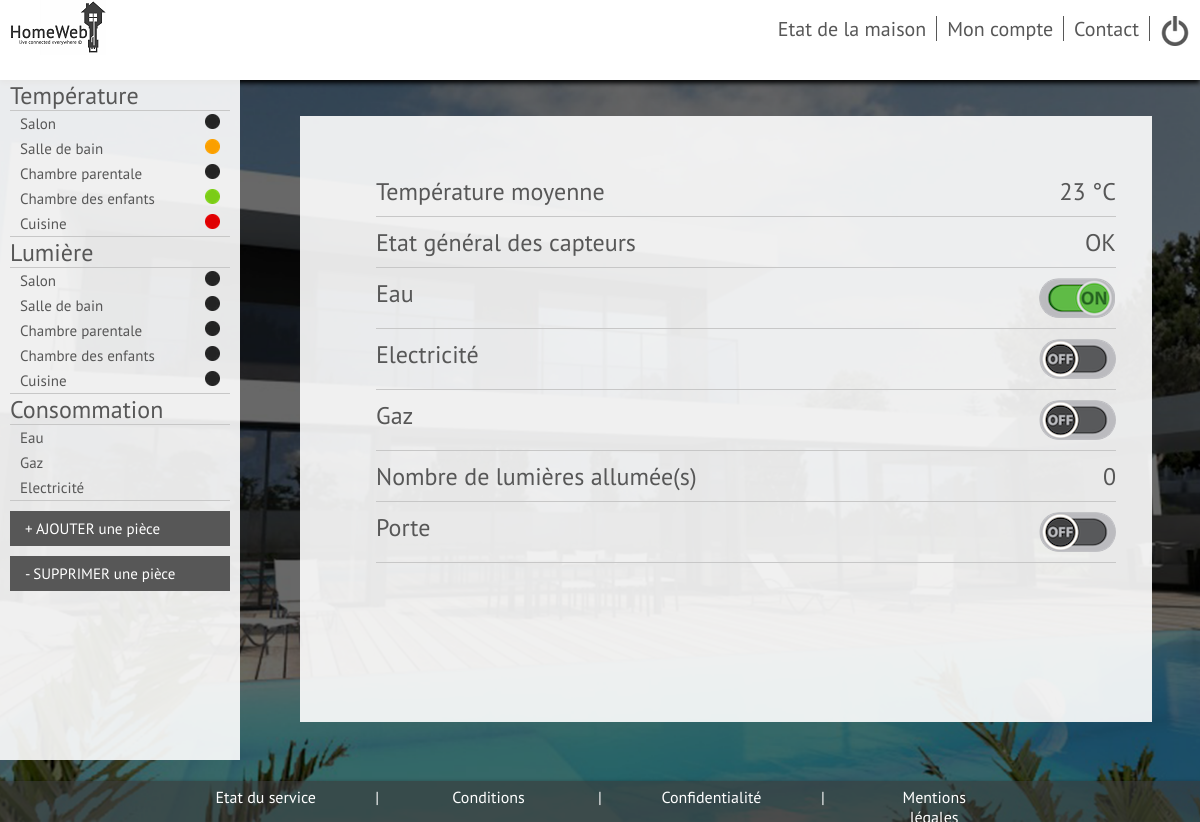
Screenshot of /Vues/etat.php with the database file from the repository.
### tables this page shows
CREATE TABLE IF NOT EXISTS `pieces` (
  `id` int(11) NOT NULL,
  `id_Utilisateur` int(11) NOT NULL,
  `Nom` varchar(255) NOT NULL,
  `presence_temp` int(11) NOT NULL,
  `presence_lum` int(11) NOT NULL,
  `temperature` int(11) NOT NULL,
  `lumiere` int(11) NOT NULL,
  `etat_temp` int(11) NOT NULL
);

### Controleur/fonctions.php (the view, shortened to what this page needs)
<?php
function cascade_temp($id,$db)
{
    $reponse = $db->prepare('SELECT Nom, etat_temp FROM Pieces WHERE id_Utilisateur = ? AND presence_temp = 1');
    $reponse->execute(array($id));
    echo "<ul>";
    while ($donnees = $reponse->fetch())
    {
        $nom_piece = $donnees['Nom'];
        $etat = $donnees['etat_temp'];
        if ($etat == 0)
        {
        echo ("<li><a href=\"temperature.php\">" . $nom_piece . "</a> <span><img src=\"../image/Pastille_noire.png\"></span></li>");
        }
        if ($etat == 1)
        {
        echo ("<li><a href=\"temperature.php\">" . $nom_piece . "</a> <span><img src=\"../image/Pastille_verte.png\"></span></li>");
        }
        if ($etat == 2)
        {
        echo ("<li><a href=\"temperature.php\">" . $nom_piece . "</a> <span><img src=\"../image/Pastille_orange.png\"></span></li>");
        }
        if ($etat == 3)
        {
        echo ("<li><a href=\"temperature.php\">" . $nom_piece . "</a> <span><img src=\"../image/Pastille_rouge.png\"></span></li>");
        }
    }
    echo "</ul>";
}
function cascade_lum($id,$db)
{
    $reponse = $db->prepare('SELECT Nom, lumiere FROM Pieces WHERE id_Utilisateur = ? AND presence_lum = 1');
    $reponse->execute(array($id));
    echo "<ul>";
    while ($donnees = $reponse->fetch())
    {
        $nom_piece = $donnees['Nom'];
        $etat = $donnees['lumiere'];
        if ($etat == 0)
        {
        echo ("<li><a href=\"temperature.php\">" . $nom_piece . "</a> <span><img src=\"../image/Pastille_noire.png\"></span></li>");
        }
    }
    echo "</ul>";
}
function temp_moyenne($id,$db)
{
    $temp_m = 0;
    $n = 0;
    $reponse = $db->prepare('SELECT temperature FROM Pieces WHERE id_Utilisateur= ? AND presence_temp = 1');
    $reponse->execute(array($id));
    while ($donnees = $reponse->fetch())
    {
        $temp_m = $temp_m + $donnees['temperature'];
        $n = $n + 1;
    }
    $temp_m = $temp_m / $n;
    return $temp_m;
}
function nombre_lum_on($id,$db)
{
    $n_lum = 0;
    $reponse = $db->prepare('SELECT lumiere FROM Pieces WHERE id_Utilisateur= ? AND presence_lum = 1');
    $reponse->execute(array($id));
    while ($donnees = $reponse->fetch())
    {
        $etat = $donnees['lumiere'];
        $n_lum = $n_lum + $etat;
    }
    return $n_lum;
}
?>

### Vues/etat.php (shortened to what this page needs)
<!DOCTYPE HTML>
<?php require("../Controleur/fonctions.php");
require("../Modele/connexionBDD.php");
?>
<html>
	<head>
		<link rel="stylesheet" type="text/css" href="../Styles/main.css" />
	</head>
	<body>
        <div id="page">
            <header>
                <?php
                include ("../entete.php");
                ?>
            </header>
            <div id=capteurs>
                <ul>
                    <li><a href="#">Température</a>
                        <?php cascade_temp(1,$db) ?>
                    </li>
                    <li><a href="#">Lumière</a>
                        <?php cascade_lum(1,$db) ?>
                    </li>
                    <li><a href="#">Consommation</a>
                        <ul>
                            <li><a href="eau.php">Eau</a></li>
                            <li><a href="gaz.php">Gaz</a></li>
                            <li><a href="elec.php">Electricité</a></li>
                        </ul>
                    </li>
                    <li>
                        <a class="bouton_type" href="ajout_piece.php">+  AJOUTER une pièce</a>
                        <a class="bouton_type" href="suppr.php">- SUPPRIMER une pièce</a>
                    </li>
                </ul>
	       	</div>
            <div id=boite>
                <ul>
                    <li>Température moyenne <span><?php echo temp_moyenne(1,$db) ?> °C</span></li>
                    <li>Etat général des capteurs <span>OK</span></li>
                    <li>Eau
                    <label class="switch">
                        <div class="slider"></div>
                    </label>
                    </li>
                    <li>Electricité
                    <label class="switch">
                        <div class="slider"></div>
                    </label>
                    </li>
                    <li>Gaz
                    <label class="switch">
                        <div class="slider"></div>
                    </label>
                    </li>
                    <li>Nombre de lumières allumée(s) <span><?php echo nombre_lum_on(1,$db) ?></span></li>
                    <li>Porte
                    <label class="switch">
                        <div class="slider"></div>
                    </label>
                        </li>
                </ul>
            </div>
            <?php include ("../footer.php");?>
        </div>
	</body>
</html>

### entete.php
<?php
echo '  <div id="logo">
            <a href="../image/logo.png"><img src="../image/logomini.png" alt="Logo HomeWeb" />
        </div>
        <nav>
            <ul>
                <li><a href="../Vues/etat.php">Etat de la maison</a></li>
                <li><a href="../Vues/moncompte.php">Mon compte</a></li>
                <li><a href="../Vues/contact.php">Contact</a></li>
                <div id=logodeco><a href="../Controleur/logout.php"><img src="../Vues/image/onoff.png"></a></div>
            </ul>
        </nav>';
?>

### footer.php
<?php echo' <footer>
                <nav>
                    <ul>
                        <li>Etat du service</li>
                        <li>|</li>
                        <li>Conditions</li>
                        <li>|</li>
                        <li>Confidentialité</li>
                        <li>|</li>
                        <li>Mentions légales</li>
                    </ul>
                </nav>
            </footer>';?>

### Styles/main.css (style rules this page uses)
html, #page { height: 100%; width: 100%; }
body { background: url('../image/fond.png') ; background-position: center ; background-repeat: no-repeat ; background-attachment: fixed ; background-size: cover ; color: #575757; font-family: pt_sansregular; margin: 0px; height: 100%; }
#logo { margin-left: 10px; }
header nav ul { list-style-type: none; display: flex; }
header nav li { padding-left:10px; padding-right:10px; border: 1px; border-right-style:solid; }
header { display: flex; justify-content: space-between; background-color: white; box-shadow: 0px 3px 5px black; height: 10%; }
footer { display: flex; bottom:0; position:absolute; width:100%; background-color: rgba(57,57,57,0.6); box-shadow: 0px 3px 5px black; color:white; height: 5%; text-align:center; list-style:none; }
footer nav { width:100%; }
footer nav ul { list-style-type:none; display:flex; width:65%; padding:0; margin:auto; margin-top:0.5%; margin-bottom:0.5%; }
footer nav li { width:100%; }
nav a { font-size: 20px; text-decoration: none; color: #575757; }
#objects, #objects ul, #capteurs, #capteurs ul { padding: 0; margin: 0; list-style: none; }
#capteurs { background-color: rgba(255,255,255,0.9); width: 20%; height: 85%; overflow: auto; display: inline-block; vertical-align: top; max-width: 300px; min-width: 200px; }
#capteurs ul li { font-size: x-large; margin-left: 10px; margin-right:10px; }
#capteurs ul li ul li { font-size: 15px; padding-top:3px; padding-bottom:3px; display:flex; justify-content:space-between; }
#capteurs ul li ul li a:before { content: '•'; position: absolute; opacity: 0; margin-left: -12px; }
#capteurs ul li ul { border: 1px; border-top-style:solid; border-bottom-style:solid; border-color: rgb(199,199,199); }
#capteurs a { text-decoration:none; color:#575757; }
#boite { background-color: rgba(255,255,255,0.9) ; font-size: 24px; margin-top: 3%; margin-right: 5%; margin-left: 5%; width: 65%; padding: 3% 3% 3% 3%; display:inline-block; position: fixed; vertical-align:top; height:65%; }
#boite ul li { display:flex; justify-content: space-between; border: 1px; border-bottom-style:solid; border-color: rgb(199,199,199); margin-bottom: 10px; padding-bottom: 10px; }
.slider { cursor:pointer; background: url(../image/boutonOFF.png) no-repeat; padding: 0px 77px 40px 0px; border-radius: 20px; }
input:checked + .slider { background: url(../image/boutonON.png) no-repeat; }
#capteurs .bouton_type { cursor: pointer; border-style: solid; background-color: #575757; border-color: #575757; padding: 5px; font-size: 15px; display: flex; margin-top: 10px; padding-left: 12px; color:white; margin-bottom:10px; }
#logodeco { height:25px; margin-left: 10px; margin-right:10px; }

### rows the page displays
pieces: Nom "Salon", etat_temp 0 (drawn), lumiere 0 (drawn)
pieces: Nom "Salle de bain", etat_temp 2 (drawn), lumiere 0 (drawn)
pieces: Nom "Chambre parentale", etat_temp 0 (drawn), lumiere 0 (drawn)
pieces: Nom "Chambre des enfants", etat_temp 1 (drawn), lumiere 0 (drawn)
pieces: Nom "Cuisine", etat_temp 3 (drawn), lumiere 0 (drawn)

### other values shown
temp_moyenne(1,$db) "23"
nombre_lum_on(1,$db) "0"
